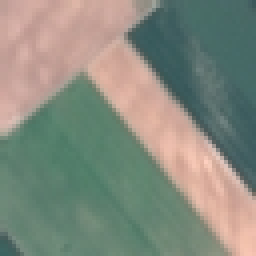
#> input picture Dataset/EuroSAT_RGB/AnnualCrop/AnnualCrop_1018.jpg, 64 x 64 px (shown 4 times larger); its folder holds only this picture in this run
$ jupyter execute --allow-errors eda.ipynb
#> lines starting #> are read from the running program, lines starting #| are printed output that depends on the picture
# Exploring EuroSAT RGB

Each folder is a land-cover class.

[cell 1]
from pathlib import Path
import hashlib

import matplotlib.pyplot as plt
import numpy as np
import pandas as pd
from PIL import Image

root = Path.cwd()

if root.name == "analysis":
    root = root.parent

image_dir = root / "data" / "EuroSAT_RGB"
paths = sorted(image_dir.glob("*/*.jpg"))

if not paths:
    raise FileNotFoundError("Open this notebook from the project or analysis folder.")

out = root / "results/station1/analysis/eda"
out.mkdir(parents=True, exist_ok=True)

## Check the files

- open each JPEG and record its size and color mode.

[cell 2]
rows = []
issues = []
thumbnails = []

for path in paths:
    try:
        with Image.open(path) as img:
#> img is the input picture: PIL image 64x64 RGB; mean R, G, B 133, 138.3, 126.2
            img.load()

            if img.mode != "RGB" or img.size != (64, 64):
                issues.append((path.relative_to(image_dir).as_posix(), "image format", f"{img.mode}, {img.size}"))
                continue

            rgb = np.asarray(img)
            gray = img.convert("L")
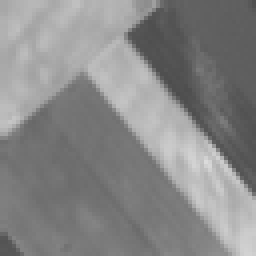
#> gray: PIL image 64x64 L (shown 4 times larger); min 77, max 219, mean 135.3
            thumb = gray.resize((16, 16), Image.Resampling.BOX)
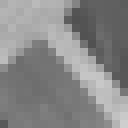
#> thumb: PIL image 16x16 L (shown 8 times larger); min 81, max 206, mean 135.6
            hash_grid = np.asarray(gray.resize((9, 8), Image.Resampling.BOX))

    except OSError as error:
        issues.append((path.relative_to(image_dir).as_posix(), "read error", str(error)))
        continue

    brightness = rgb.mean(axis=(0, 1)) @ [0.299, 0.587, 0.114]
#> brightness = 135.4

    # The small hash records where neighboring pixels get brighter.
    pattern = np.packbits(hash_grid[:, 1:] > hash_grid[:, :-1]).tobytes().hex()
#> pattern = '422632383c3e7eaf'

    rows.append({
        "path": path, "class": path.parent.name, "brightness": brightness,
        "contrast": np.asarray(gray).std(), "pattern": pattern,
        "pixel_hash": hashlib.sha256(rgb.tobytes()).hexdigest(),
    })

    thumbnails.append(np.asarray(thumb).ravel())
#> pass 2 of the loop `for path in paths:`:
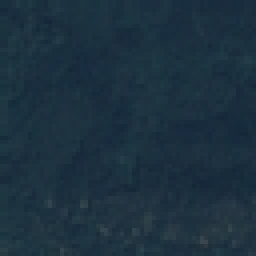
#> input picture Dataset/EuroSAT_RGB/Forest/Forest_1069.jpg, 64 x 64 px (shown 4 times larger)
#> img is the input picture: PIL image 64x64 RGB; mean R, G, B 28.7, 49.1, 63.2
#> `gray = img.convert("L")`:
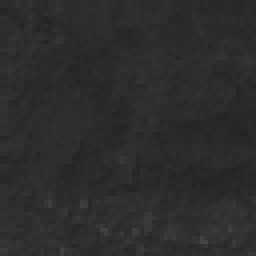
#> gray: PIL image 64x64 L (shown 4 times larger); min 35, max 69, mean 44.6
#> brightness = 44.59
#> pattern = '600a104810b11222'

tiles = pd.DataFrame(rows)
#> tiles = table of 2 rows and 6 columns
thumbnails = np.asarray(thumbnails)

print(f"{len(tiles):,} usable RGB tiles out of {len(paths):,} files")
#| 2 usable RGB tiles out of 2 files
print("Files to review:", len(issues), issues[:5])
print("Repeated pixel arrays:", tiles["pixel_hash"].duplicated().sum())
#| Repeated pixel arrays: 0
#> (the rest of this cell did not finish here and is left out)

[cell 3]
counts = tiles["class"].value_counts().sort_values()

ax = counts.plot.barh(color="steelblue", figsize=(7, 4))

ax.set(xlabel="Number of tiles", ylabel="", title="Images in each folder")
plt.tight_layout()
ax.figure.savefig(out / "class_balance.png", dpi=145)
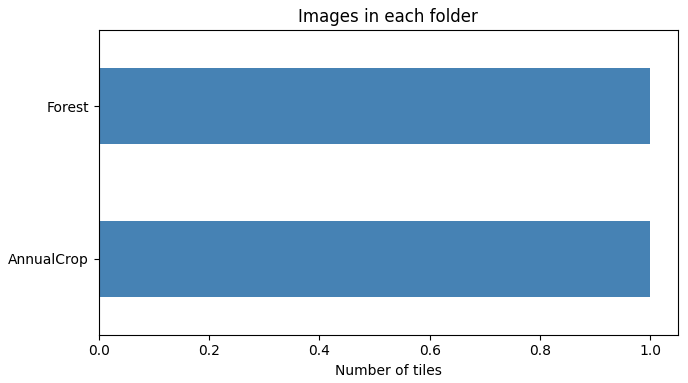
#> figure drawn by matplotlib, 1 panel
plt.show()

- Pasture has 2,000 images, while the largest folders (SeaLake, Residential, HerbaceousVegetation, Forest and AnnualCrop) have 3,000 images each.
---

## Outliers within each class

- For each measurement, I check for outliers using the 1.5 × IQR rule.
- Values that are too far below the first quartile (Q1) or above the third quartile (Q3) are marked as outliers.
- I calculate these limits separately for each class, so darker forest images are compared with other forest images instead of images from different classes.

[cell 4]
by_class = tiles.groupby("class")

for name in ["brightness", "contrast"]:
    low = by_class[name].transform("quantile", q=0.25)
    high = by_class[name].transform("quantile", q=0.75)
    margin = 1.5 * (high - low)
    tiles[name + "_flag"] = (tiles[name] < low - margin) | (tiles[name] > high + margin)

summary = by_class.agg(images=("path", "size"), median_brightness=("brightness", "median"),
                       brightness_flags=("brightness_flag", "sum"), contrast_flags=("contrast_flag", "sum"))
#> summary = table of 2 rows and 4 columns

summary["brightness_flag_pct"] = 100 * summary["brightness_flags"] / summary["images"]

display(summary.round(1))

#> (the rest of this cell did not finish here and is left out)

[cell 5]
classes = sorted(tiles["class"].unique())
#> classes = ['AnnualCrop', 'Forest']
#> `ordered = group.sort_values("brightness")`: ordered = table of 1 rows and 8 columns

fig, ax = plt.subplots(figsize=(8, 4))

#> (the rest of this cell did not finish here and is left out)

Each row below shows two dark tiles, one near the median, and two bright tiles. The number under each image is its brightness. This gives the boxplot points some context.

[cell 6]
fig, axes = plt.subplots(len(classes), 5, figsize=(7.4, 13), layout="constrained")

#> (the rest of this cell did not finish here and is left out)
